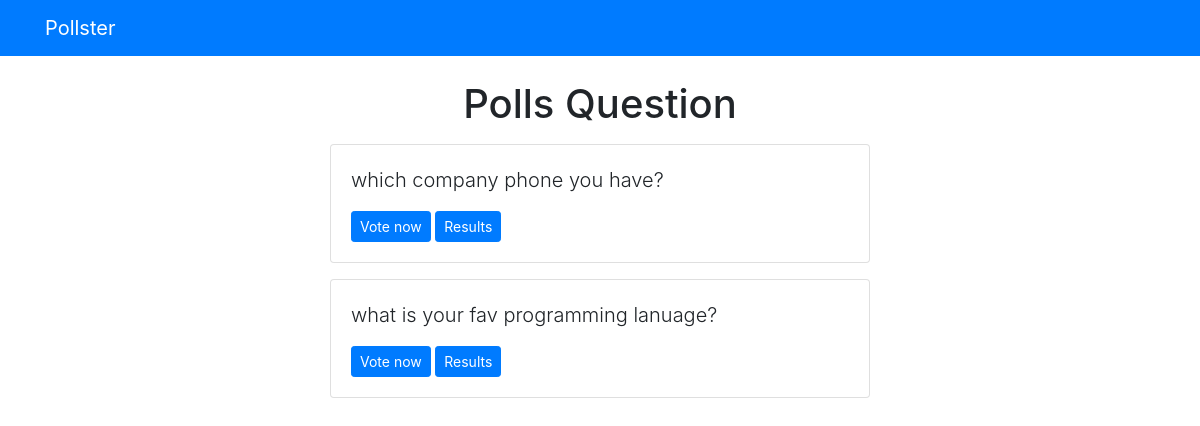
Screenshot of /polls/ with the database file from the repository.
### polls/models.py (models this page shows, shortened)
class Question(models.Model):
	question_text = models.CharField(max_length=200)
	pub_date = models.DateTimeField("date published")

### polls/views.py (the view)
# urls.py: path("", views.index, name="index")
def index(request):
	latest_question_list = Question.objects.order_by("-pub_date")[:5]
	context = {"latest_question_list": latest_question_list}
	return render(request, "polls/index.html", context)

### templates/polls/index.html
{% extends "base.html" %}
{% block content %}
	<h1 class="text-center mb-3">Polls Question</h1>
	{% if latest_question_list %}
		{% for question in latest_question_list %}
			<div class="card mb-3">
				<div class="card-body">
					<p class="lead">{{ question.question_text }}</p>
					<a href="{% url 'polls:detail' question.id %}" class="btn btn-primary btn-sm">Vote now</a>
					<a href="{% url 'polls:results' question.id %}" class="btn btn-primary btn-sm">Results</a>
				</div>
			</div>
		{% endfor %}
	{% else %}
		<p>No Polls</p>
	{% endif %}
{% endblock %}

### rows the page displays
Question: question_text "which company phone you have?"
Question: question_text "what is your fav programming lanuage?"
